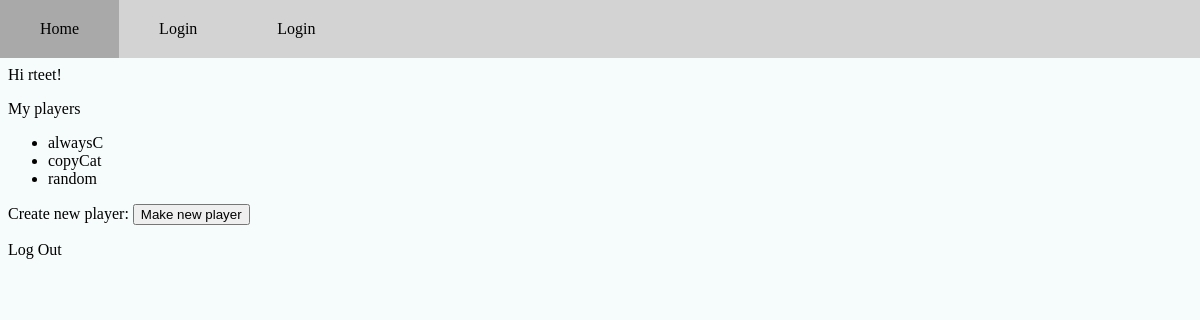
Screenshot of / (signed in) with the database file from the repository.
### games/models.py (models this page shows, shortened)
class Player(models.Model):
    name=models.TextField(max_length=100, default="default")
    user = models.ForeignKey(User, on_delete=models.CASCADE)
    strategy = models.TextField(default="default")
    points = models.IntegerField(default=0)
    rounds_played = models.IntegerField(default=0)
    points_per_round = models.FloatField(default=0)

### prisonersDilemnaWeb/templates/registration/home.html (shortened to what this page needs)
{% extends 'registration/loggedInBase.html' %}
{% block content %}
  Hi {{ user.username }}!
  <p>My players</p>
  <ul>
    {% for player in user.player_set.all %}
      <li>
        <a href = {% url "games:playerDetail" player.id %}>{{player.name}}</a>
      </li>
    {% endfor %}
  </ul>
  <p>
    Create new player:
    <button>
      <a href={% url "games:createNewPlayer" %}>Make new player</a>
    </button>
  </p>
  <p><a href="{% url 'logout' %}">Log Out</a></p>
{% endblock %}

### prisonersDilemnaWeb/static/css/style.css (style rules this page uses)
body { margin: 0; background-color: #f6fbfb; }
a { text-decoration: none; color: black; }

### rows the page displays
Player: name "alwaysC"
Player: name "copyCat"
Player: name "random"

### other values shown
{{ user.username }} "rteet"
